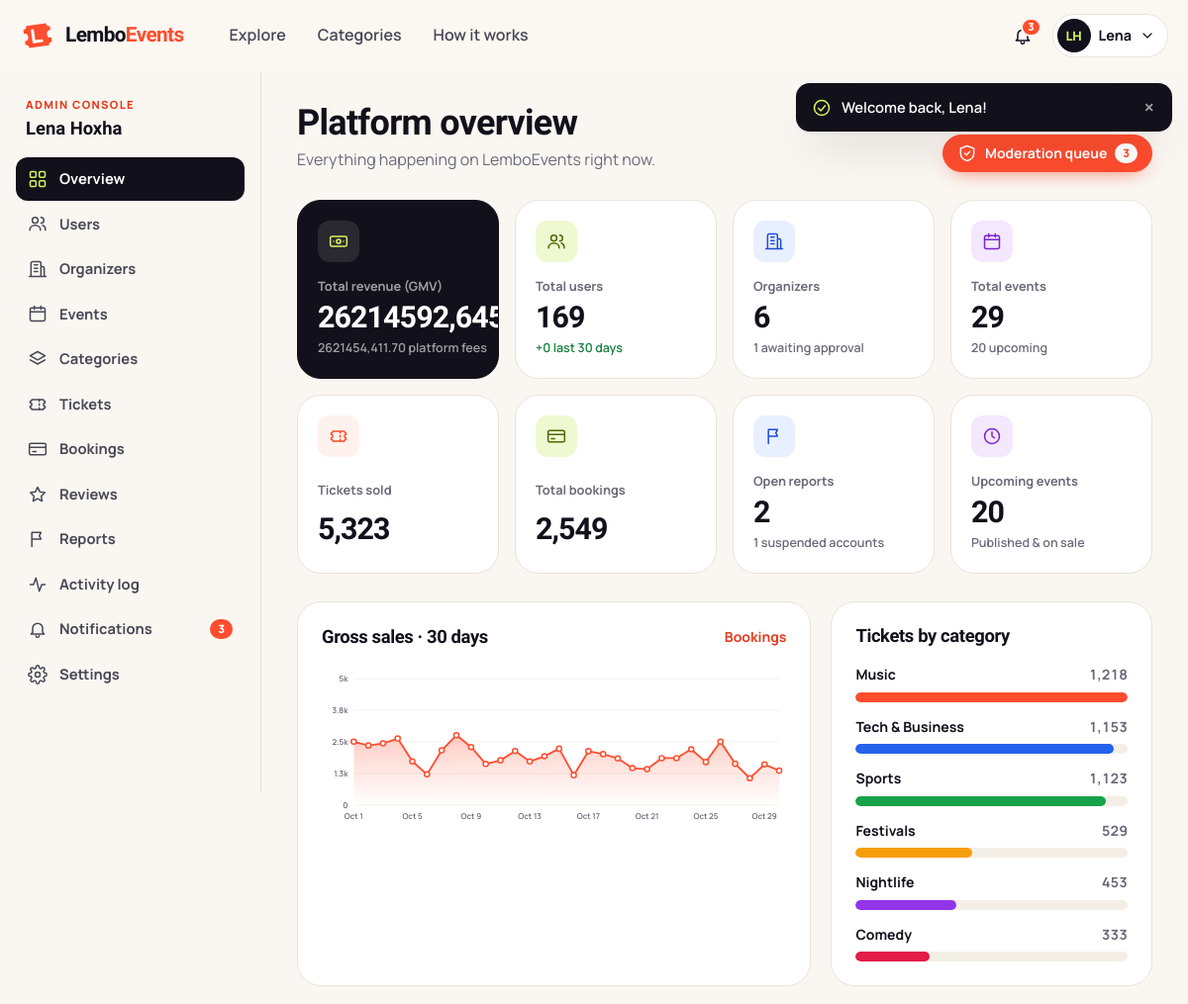
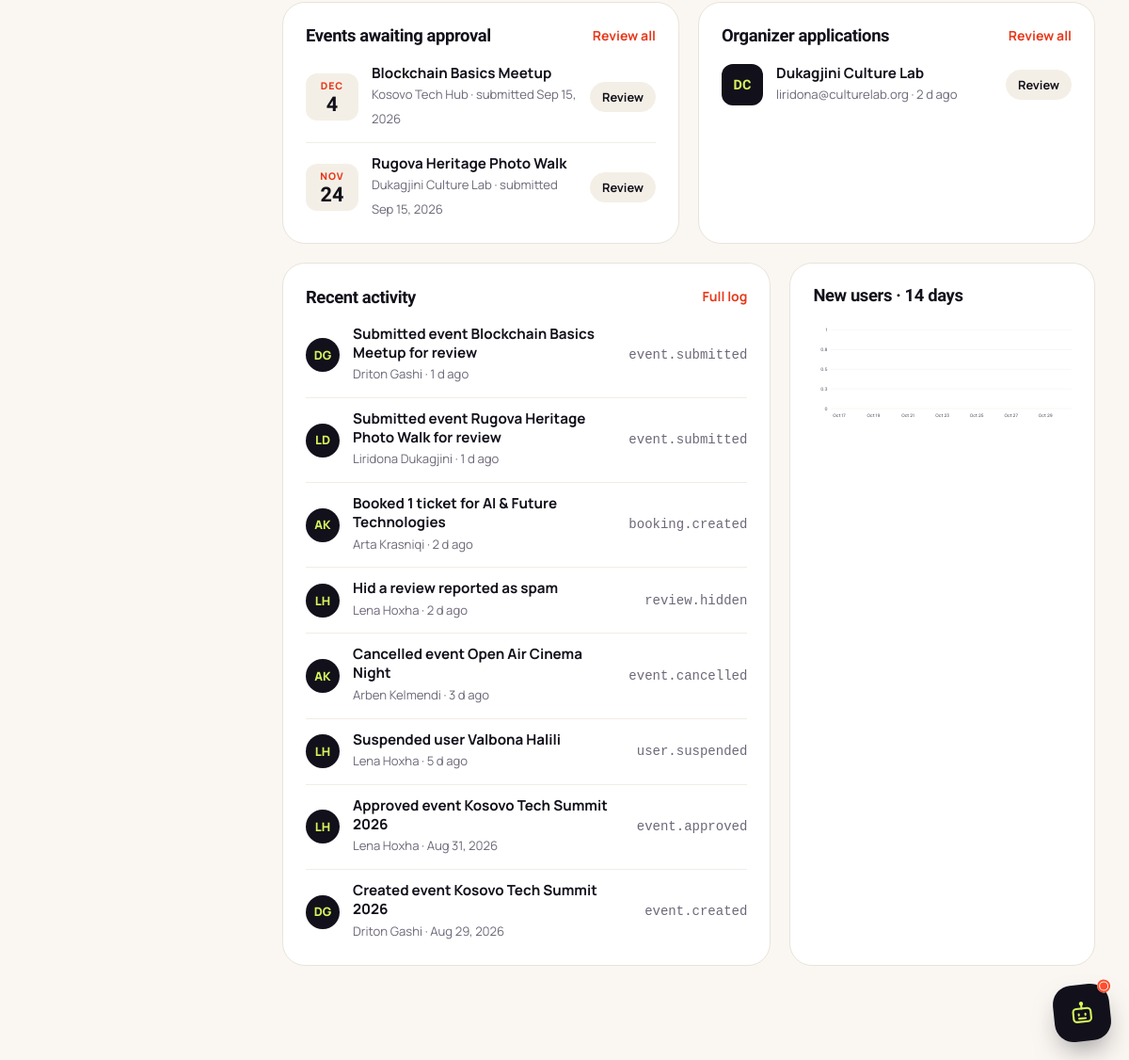
Page /admin/dashboard.php (signed in) on the committed database (2 pictures, top to bottom).
### tables this page shows
CREATE TABLE users (
    id              INT UNSIGNED AUTO_INCREMENT PRIMARY KEY,
    role            ENUM('attendee','organizer','admin') NOT NULL DEFAULT 'attendee',
    first_name      VARCHAR(60)  NOT NULL,
    last_name       VARCHAR(60)  NOT NULL,
    email           VARCHAR(190) NOT NULL,
    password_hash   VARCHAR(255) NOT NULL,
    phone           VARCHAR(30)  NULL,
    city            VARCHAR(80)  NULL,
    avatar          VARCHAR(255) NULL,
    status          ENUM('active','suspended') NOT NULL DEFAULT 'active',
    suspended_reason VARCHAR(255) NULL,
    last_login_at   DATETIME NULL,
    created_at      DATETIME NOT NULL DEFAULT CURRENT_TIMESTAMP,
    updated_at      DATETIME NOT NULL DEFAULT CURRENT_TIMESTAMP ON UPDATE CURRENT_TIMESTAMP,
    UNIQUE KEY uq_users_email (email),
    KEY idx_users_role_status (role, status)
);

CREATE TABLE events (
    id                INT UNSIGNED AUTO_INCREMENT PRIMARY KEY,
    organizer_id      INT UNSIGNED NOT NULL,
    category_id       INT UNSIGNED NOT NULL,
    title             VARCHAR(150) NOT NULL,
    slug              VARCHAR(170) NOT NULL,
    short_description VARCHAR(255) NOT NULL,
    description       TEXT NOT NULL,
    cover_image       VARCHAR(255) NULL,
    venue_name        VARCHAR(120) NOT NULL,
    address           VARCHAR(190) NULL,
    city              VARCHAR(80)  NOT NULL,
    country           VARCHAR(80)  NOT NULL DEFAULT 'Kosovo',
    latitude          DECIMAL(9,6) NULL,
    longitude         DECIMAL(9,6) NULL,
    starts_at         DATETIME NOT NULL,
    ends_at           DATETIME NOT NULL,
    status            ENUM('draft','pending','published','rejected','cancelled') NOT NULL DEFAULT 'draft',
    is_featured       TINYINT(1) NOT NULL DEFAULT 0,
    rejection_reason  VARCHAR(255) NULL,
    views             INT UNSIGNED NOT NULL DEFAULT 0,
    approved_at       DATETIME NULL,
    cancelled_at      DATETIME NULL,
    created_at        DATETIME NOT NULL DEFAULT CURRENT_TIMESTAMP,
    updated_at        DATETIME NOT NULL DEFAULT CURRENT_TIMESTAMP ON UPDATE CURRENT_TIMESTAMP,
    UNIQUE KEY uq_events_slug (slug),
    KEY idx_events_status_start (status, starts_at),
    KEY idx_events_city (city),
    KEY idx_events_category (category_id),
    KEY idx_events_organizer (organizer_id),
    CONSTRAINT fk_events_org FOREIGN KEY (organizer_id) REFERENCES organizer_profiles(id) ON DELETE CASCADE,
    CONSTRAINT fk_events_category FOREIGN KEY (category_id) REFERENCES categories(id) ON DELETE RESTRICT
);

CREATE TABLE organizer_profiles (
    id                INT UNSIGNED AUTO_INCREMENT PRIMARY KEY,
    user_id           INT UNSIGNED NOT NULL,
    organization_name VARCHAR(120) NOT NULL,
    slug              VARCHAR(140) NOT NULL,
    description       TEXT NULL,
    logo              VARCHAR(255) NULL,
    website           VARCHAR(190) NULL,
    phone             VARCHAR(30)  NULL,
    city              VARCHAR(80)  NULL,
    status            ENUM('pending','approved','rejected') NOT NULL DEFAULT 'pending',
    rejection_reason  VARCHAR(255) NULL,
    approved_at       DATETIME NULL,
    approved_by       INT UNSIGNED NULL,
    created_at        DATETIME NOT NULL DEFAULT CURRENT_TIMESTAMP,
    updated_at        DATETIME NOT NULL DEFAULT CURRENT_TIMESTAMP ON UPDATE CURRENT_TIMESTAMP,
    UNIQUE KEY uq_org_user (user_id),
    UNIQUE KEY uq_org_slug (slug),
    KEY idx_org_status (status),
    CONSTRAINT fk_org_user FOREIGN KEY (user_id) REFERENCES users(id) ON DELETE CASCADE,
    CONSTRAINT fk_org_approver FOREIGN KEY (approved_by) REFERENCES users(id) ON DELETE SET NULL
);

CREATE TABLE activity_logs (
    id           BIGINT UNSIGNED AUTO_INCREMENT PRIMARY KEY,
    user_id      INT UNSIGNED NULL,
    action       VARCHAR(60)  NOT NULL,
    entity_type  VARCHAR(40)  NULL,
    entity_id    INT UNSIGNED NULL,
    description  VARCHAR(255) NOT NULL,
    ip_address   VARCHAR(45)  NULL,
    created_at   DATETIME NOT NULL DEFAULT CURRENT_TIMESTAMP,
    KEY idx_activity_created (created_at),
    KEY idx_activity_user (user_id),
    CONSTRAINT fk_activity_user FOREIGN KEY (user_id) REFERENCES users(id) ON DELETE SET NULL
);

### admin/dashboard.php (the view, shortened to what the rows shown need)
<?php
require_role('admin');
$pendingEvents = db_all("SELECT e.id, e.title, e.slug, e.starts_at, e.created_at, o.organization_name FROM events e JOIN organizer_profiles o ON o.id = e.organizer_id WHERE e.status = 'pending' ORDER BY e.updated_at ASC LIMIT 5");
$pendingOrgs = db_all("SELECT o.id, o.organization_name, o.created_at, u.email FROM organizer_profiles o JOIN users u ON u.id = o.user_id WHERE o.status = 'pending' ORDER BY o.created_at ASC LIMIT 5");
$activity = db_all("SELECT a.*, u.first_name, u.last_name FROM activity_logs a LEFT JOIN users u ON u.id = a.user_id ORDER BY a.created_at DESC LIMIT 8");
$layout = 'dashboard';
$dashActive = 'dashboard';
require __DIR__ . '/../includes/header.php';
?>
<div class="dash-head">
    <div><h1>Platform overview</h1><p>Everything happening on LemboEvents right now.</p></div>
</div>
<div class="dash-grid">
    <section class="card">
        <div class="card-head"><h2>Gross sales · 30 days</h2><a class="link small" href="<?= e(url('admin/bookings.php')) ?>">Bookings</a></div>
    </section>
    <section class="card">
        <div class="card-head"><h2>Tickets by category</h2></div>
    </section>
</div>
<div class="dash-grid-2">
    <section class="card">
        <div class="card-head"><h2>Events awaiting approval</h2><a class="link small" href="<?= e(url('admin/events.php?status=pending')) ?>">Review all</a></div>
        <?php if ($pendingEvents): ?>
            <div class="list">
                <?php foreach ($pendingEvents as $p): ?>
                    <div class="list-item">
                        <div class="date-block"><small><?= e(fmt_date($p['starts_at'], 'M')) ?></small><strong><?= e(fmt_date($p['starts_at'], 'j')) ?></strong></div>
                        <div class="li-main"><strong><a href="<?= e(url('event.php?slug=' . $p['slug'])) ?>"><?= e($p['title']) ?></a></strong><span><?= e($p['organization_name']) ?> · submitted <?= e(time_ago($p['created_at'])) ?></span></div>
                        <a class="btn btn-soft btn-xs" href="<?= e(url('admin/events.php?status=pending')) ?>">Review</a>
                    </div>
                <?php endforeach; ?>
            </div>
        <?php else: ?><p class="muted mb-0"><?= icon('check-circle', 'icon-sm') ?> Queue is empty. Nice work!</p><?php endif; ?>
    </section>
    <section class="card">
        <div class="card-head"><h2>Organizer applications</h2><a class="link small" href="<?= e(url('admin/organizers.php?status=pending')) ?>">Review all</a></div>
        <?php if ($pendingOrgs): ?>
            <div class="list">
                <?php foreach ($pendingOrgs as $o): ?>
                    <div class="list-item">
                        <span class="org-logo" style="width:44px;height:44px;font-size:.9rem;border-radius:12px"><?= e(initials($o['organization_name'])) ?></span>
                        <div class="li-main"><strong><?= e($o['organization_name']) ?></strong><span><?= e($o['email']) ?> · <?= e(time_ago($o['created_at'])) ?></span></div>
                        <a class="btn btn-soft btn-xs" href="<?= e(url('admin/organizers.php?status=pending')) ?>">Review</a>
                    </div>
                <?php endforeach; ?>
            </div>
        <?php else: ?><p class="muted mb-0"><?= icon('check-circle', 'icon-sm') ?> No pending applications.</p><?php endif; ?>
    </section>
</div>
<div class="dash-grid">
    <section class="card">
        <div class="card-head"><h2>Recent activity</h2><a class="link small" href="<?= e(url('admin/activity.php')) ?>">Full log</a></div>
        <div class="list">
            <?php foreach ($activity as $a): ?>
                <div class="list-item">
                    <span class="avatar-initials" style="width:36px;height:36px"><?= e($a['first_name'] ? initials($a['first_name'] . ' ' . $a['last_name']) : '•') ?></span>
                    <div class="li-main"><strong style="white-space:normal"><?= e($a['description']) ?></strong><span><?= e($a['first_name'] ? $a['first_name'] . ' ' . $a['last_name'] : 'System') ?> · <?= e(time_ago($a['created_at'])) ?></span></div>
                    <code class="small muted"><?= e($a['action']) ?></code>
                </div>
            <?php endforeach; ?>
        </div>
    </section>
    <section class="card">
        <div class="card-head"><h2>New users · 14 days</h2></div>
    </section>
</div>
<?php require __DIR__ . '/../includes/footer.php'; ?>

### includes/header.php (shortened to what the rows shown need)
<?php
$user = current_user();
$bodyClass ??= '';
$layout ??= 'public';
$unread = $user ? unread_notifications((int) $user['id']) : 0;
?><!doctype html>
<html lang="en">
<head>
    <link rel="stylesheet" href="<?= e(asset('css/app.css')) ?>">
    <?php if ($layout === 'dashboard'): ?><link rel="stylesheet" href="<?= e(asset('css/dashboard.css')) ?>"><?php endif; ?>
    <link rel="stylesheet" href="<?= e(asset('css/chatbot.css')) ?>">
</head>
<body class="<?= e(trim($bodyClass . ' layout-' . $layout)) ?>">
<header class="site-header" id="siteHeader">
    <div class="container nav-inner">
        <div class="nav-actions">
            <?php if ($user): ?>
                <div class="dropdown" data-dropdown>
                    <button class="icon-btn notif-btn" type="button" aria-label="Notifications" aria-haspopup="true" aria-expanded="false" data-dropdown-toggle data-notif-toggle>
                        <?= icon('bell') ?>
                        <span class="notif-count<?= $unread ? '' : ' is-hidden' ?>" data-notif-count><?= $unread > 99 ? '99+' : (int) $unread ?></span>
                    </button>
                </div>
                <div class="dropdown user-dropdown" data-dropdown>
                    <button class="avatar-btn" type="button" aria-haspopup="true" aria-expanded="false" data-dropdown-toggle aria-label="Account menu">
                        <?php if ($user['avatar']): ?>
                            <img src="<?= e(image_url($user['avatar'])) ?>" alt="" width="36" height="36">
                        <?php else: ?>
                            <span class="avatar-initials"><?= e(initials($user['name'])) ?></span>
                        <?php endif; ?>
                        <span class="avatar-name"><?= e($user['first_name']) ?></span>
                        <?= icon('chevron-down', 'icon-sm') ?>
                    </button>
                </div>
            <?php else: ?>
                <a class="btn btn-ghost btn-sm hide-sm" href="<?= e(url('login.php')) ?>">Log in</a>
                <a class="btn btn-primary btn-sm hide-sm" href="<?= e(url('register.php')) ?>">Sign up</a>
            <?php endif; ?>
        </div>
    </div>
</header>
<?php if ($layout === 'dashboard'): ?>
    <?php require __DIR__ . '/partials/dashboard_nav.php'; ?>
<?php else: ?>
<main id="main" class="site-main">
<?php endif; ?>

### includes/partials/dashboard_nav.php (shortened to what the rows shown need)
<?php
$dashActive ??= '';
$role = $user['role'] ?? 'attendee';
$navItems = match ($role) {
    'admin' => [
        ['dashboard', 'admin/dashboard.php', 'grid', 'Overview'],
        ['users', 'admin/users.php', 'users', 'Users'],
        ['organizers', 'admin/organizers.php', 'building', 'Organizers'],
        ['events', 'admin/events.php', 'calendar', 'Events'],
        ['categories', 'admin/categories.php', 'layers', 'Categories'],
        ['tickets', 'admin/tickets.php', 'ticket', 'Tickets'],
        ['bookings', 'admin/bookings.php', 'card', 'Bookings'],
        ['reviews', 'admin/reviews.php', 'star', 'Reviews'],
        ['reports', 'admin/reports.php', 'flag', 'Reports'],
        ['activity', 'admin/activity.php', 'activity', 'Activity log'],
        ['notifications', 'admin/notifications.php', 'bell', 'Notifications'],
        ['profile', 'admin/profile.php', 'settings', 'Settings'],
    ],
    'organizer' => [
        ['dashboard', 'organizer/dashboard.php', 'grid', 'Overview'],
        ['events', 'organizer/events.php', 'calendar', 'Events'],
        ['tickets', 'organizer/tickets.php', 'ticket', 'Ticket types'],
        ['attendees', 'organizer/attendees.php', 'users', 'Attendees'],
        ['check-in', 'organizer/check-in.php', 'scan', 'Check-in'],
        ['analytics', 'organizer/analytics.php', 'chart', 'Analytics'],
        ['reviews', 'organizer/reviews.php', 'star', 'Reviews'],
        ['notifications', 'organizer/notifications.php', 'bell', 'Notifications'],
        ['profile', 'organizer/profile.php', 'settings', 'Organization'],
    ],
    default => [
        ['dashboard', 'attendee/dashboard.php', 'grid', 'Overview'],
        ['tickets', 'attendee/tickets.php', 'ticket', 'My tickets'],
        ['bookings', 'attendee/bookings.php', 'calendar', 'My events'],
        ['favorites', 'attendee/favorites.php', 'heart', 'Favorites'],
        ['notifications', 'attendee/notifications.php', 'bell', 'Notifications'],
        ['profile', 'attendee/profile.php', 'settings', 'Profile'],
    ],
};
$sideTitle = match ($role) { 'admin' => 'Admin console', 'organizer' => 'Organizer studio', default => 'My LemboEvents' };
$org = $role === 'organizer' ? current_organizer() : null;
?>
<div class="dash">
    <aside class="dash-side" aria-label="Dashboard navigation">
        <div class="dash-side-head">
            <span class="dash-eyebrow"><?= e($sideTitle) ?></span>
            <strong><?= e($org['organization_name'] ?? $user['name']) ?></strong>
        </div>
        <nav class="dash-nav">
            <?php foreach ($navItems as [$key, $href, $ic, $label]): ?>
                <a href="<?= e(url($href)) ?>" class="<?= $dashActive === $key ? 'active' : '' ?>"<?= $dashActive === $key ? ' aria-current="page"' : '' ?>>
                    <?= icon($ic) ?><span><?= e($label) ?></span>
                    <?php if ($key === 'notifications' && !empty($unread)): ?><span class="count-pill"><?= (int) $unread ?></span><?php endif; ?>
                </a>
            <?php endforeach; ?>
        </nav>
    </aside>
    <main id="main" class="dash-main">
        <div class="dash-content">

### rows in the picture
users: first_name "Lena", role "ADMIN CONSOLE"
events: starts_at "DEC", starts_at "4", title "Blockchain Basics Meetup", organizer.organization_name "Kosovo Tech Hub", created_at "Sep 15, 2026"
events: starts_at "NOV", starts_at "24", title "Rugova Heritage Photo Walk", organizer.organization_name "Dukagjini Culture Lab", created_at "Sep 15, 2026"
organizer_profiles: organization_name "DC", organization_name "Dukagjini Culture Lab", user.email "liridona@culturelab.org", created_at "2 d ago"
activity_logs: user.last_name "DG", description "Submitted event Blockchain Basics Meetup for review", user.last_name "Driton Gashi", created_at "1 d ago", action "event.submitted"
activity_logs: user.last_name "LD", description "Submitted event Rugova Heritage Photo Walk for review", user.last_name "Liridona Dukagjini", created_at "1 d ago", action "event.submitted"
activity_logs: user.last_name "AK", description "Booked 1 ticket for AI & Future Technologies", user.last_name "Arta Krasniqi", created_at "2 d ago", action "booking.created"
activity_logs: user.last_name "LH", description "Hid a review reported as spam", user.last_name "Lena Hoxha", created_at "2 d ago", action "review.hidden"
activity_logs: user.last_name "AK", description "Cancelled event Open Air Cinema Night", user.last_name "Arben Kelmendi", created_at "3 d ago", action "event.cancelled"
activity_logs: user.last_name "LH", description "Suspended user Valbona Halili", user.last_name "Lena Hoxha", created_at "5 d ago", action "user.suspended"
activity_logs: user.last_name "LH", description "Approved event Kosovo Tech Summit 2026", user.last_name "Lena Hoxha", created_at "Aug 31, 2026", action "event.approved"
activity_logs: user.last_name "DG", description "Created event Kosovo Tech Summit 2026", user.last_name "Driton Gashi", created_at "Aug 29, 2026", action "event.created"

### other values in the picture
$unread "3"
initials($user['name']) "LH"
$f['message'] "Welcome back, Lena!"
$org['organization_name'] "Lena Hoxha"
$label "Overview"
$label "Users"
$label "Organizers"
$label "Events"
$label "Categories"
$label "Tickets"
$label "Bookings"
$label "Reviews"
$label "Reports"
$label "Activity log"
$label "Notifications"
